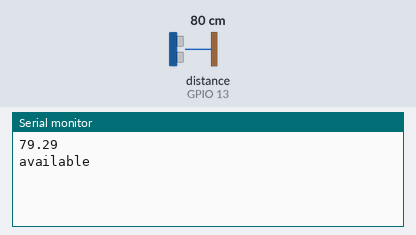
The sketch below on a simulated ESP32. Parts: the last lines printed to the serial monitor. Wiring (inferred from the names in the program): ultrasonic range finder: trigger GPIO 12; echo GPIO 13. The inputs (shaded band) are chosen by the test bench; at power-on: distance to the obstacle (sensor on GPIO 13) 80 cm. The echo pulse lasts 58.3 µs per cm.

Above: at 1.2 s.
1.3 s: distance to the obstacle (sensor on GPIO 13) set to 12 cm
At 2.4 s:
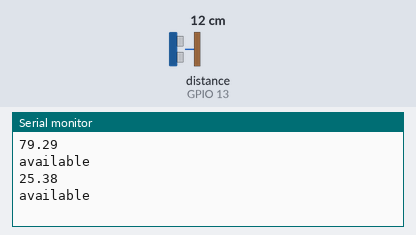
2.8 s: distance to the obstacle (sensor on GPIO 13) set to 9 cm
At 4.7 s:
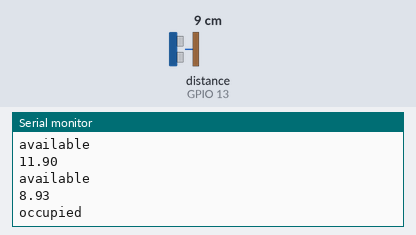
Timing chart, 0 to 6.2 s (numbered marks = the images above; inputs shaded):
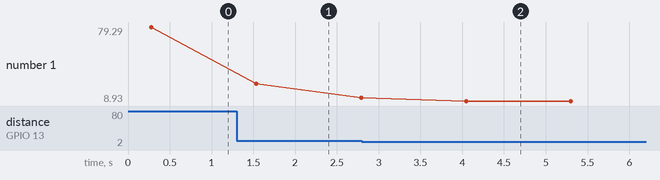

Measured:
- the behaviour switches between 11 and 10 cm on distance to the obstacle (sensor on GPIO 13) (found by bisection; images 1 and 2)
- after the input at 1.3 s, the serial monitor: prints a new line after 0.24 s (image 1)
- after the input at 2.8 s, the serial monitor: prints a new line after 1.2 s (image 2)
- plotted number 1: 79.29 → 11.9 after the input at 1.3 s, 11.9 → 8.93 after the input at 2.8 s

The sketch:

test_ultrasonic.ino
```cpp
const int trigPin = 12;
const int echoPin = 13;
long duration;
float distanceCm;

void setup() {
  Serial.begin(115200);
  pinMode(trigPin, OUTPUT);
  pinMode(echoPin, INPUT);
}
float getAverageDistance() {
  float total = 0;
  int samples = 5;
  for (int i = 0; i < samples; i++) {
    digitalWrite(trigPin, LOW);
    delayMicroseconds(2);
    digitalWrite(trigPin, HIGH);
    delayMicroseconds(10);
    digitalWrite(trigPin, LOW);

    duration = pulseIn(echoPin, HIGH);
    float distance = duration * 0.034 / 2;

    // Ignore invalid readings
    if (distance > 0 && distance < 400) {
      total += distance;
    }
    delay(50); // Small delay between samples
  }
  return total / samples;
}

void loop() {
  distanceCm = getAverageDistance();
  Serial.println(distanceCm);

  if (distanceCm < 10) {
    Serial.println("occupied");
  } else {
    Serial.println("available");
  }
  delay(1000);
}
```
